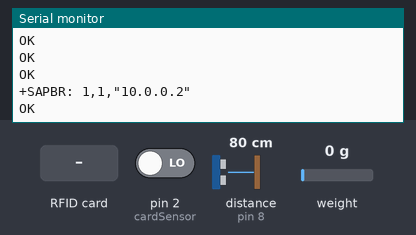
Bench run of a sketch on a simulated Arduino Uno, built with avr-gcc and run on an emulated ATmega328P. Shown: the last lines printed to the serial monitor. The test bench sets the inputs (shaded band); at power-on: pin 2 (cardSensor) LOW, distance to the obstacle (sensor on pin 8) 80 cm, weight on the scale 0 g. The echo pulse lasts 58.3 µs per cm; the modem accepts every AT command (registered, SIM ready, sends succeed) and sends nothing else.

Above: at 14.4 s.
14.5 s: pin 2 (cardSensor) driven HIGH
At 18.9 s:
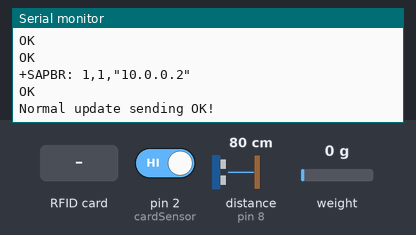
20.0 s: RFID card 5E 7A 19 C4 held to the reader
At 24.9 s:
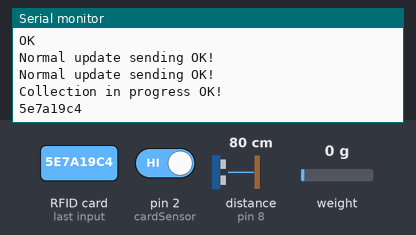

Measured:
- after the input at 14.5 s, the serial monitor: prints a new line after 4.0 s (image 1)
- after the input at 20.0 s, the serial monitor: prints a new line after 3.8 s (image 2)

The sketch:

SmartTrash.ino
```cpp
/*
  Smart Trash bin

*/


#include <SoftwareSerial.h>
SoftwareSerial gprsSerial(5, 6);

String idTrash = "e-0001";    // Set the smart bin ID
String idCollector;

#define cardSensor 2


/************************************* RFID SENSOR *************************************/

#include <SPI.h>
#include <MFRC522.h>

#define SS_PIN 10
#define RST_PIN 9

MFRC522 rfid(SS_PIN, RST_PIN); // Instance of the class

MFRC522::MIFARE_Key key;

// Init array that will store new NUID
String readCard[4];
bool sender=1;
bool cardDect;

/************************************* LEVEL SENSOR *************************************/

#define trigPin 7
#define echoPin 8

long duration; // variable for the duration of sound wave travel
int distance, level; // variable for the distance measurement

/************************************* WEIGHT SENSOR *************************************/

#include "HX711.h"

float calibration_factor= -93000.0; //This value is obtained using the SparkFun_HX711_Calibration sketch

#define LOADCELL_DOUT_PIN  4
#define LOADCELL_SCK_PIN  3

HX711 scale;

int weight;

void setup()
{
  gprsSerial.begin(9600);
  Serial.begin(9600);

  /************************************* GSM MODULE *************************************/

  Serial.println("Config SIM900...");
  delay(2000);
  Serial.println("Done!...");
  gprsSerial.flush();
  Serial.flush();

  // attach or detach from GPRS service
  gprsSerial.println("AT+CGATT?");
  delay(100);
  toSerial();

  // bearer settings
  gprsSerial.println("AT+SAPBR=3,1,\"CONTYPE\",\"GPRS\"");
  delay(2000);
  toSerial();

  // bearer settings
  gprsSerial.println("AT+SAPBR=3,1,\"APN\",\"airtelgprs.com\"");
  delay(2000);
  toSerial();
  delay(2000);

  // bearer settings
  gprsSerial.println("AT+SAPBR=1,1");
  delay(2000);
  toSerial();

  // bearer settings
  gprsSerial.println("AT+SAPBR=2,1");
  delay(2000);
  toSerial();

  /************************************* RFID SENSOR *************************************/

  SPI.begin(); // Init SPI bus
  rfid.PCD_Init(); // Init MFRC522

  for (byte i = 0; i < 6; i++) {
    key.keyByte[i] = 0xFF;
  }

  pinMode(cardSensor, INPUT);

  /************************************* LEVEL SENSOR *************************************/

  pinMode(trigPin, OUTPUT); // Sets the trigPin as an OUTPUT
  pinMode(echoPin, INPUT); // Sets the echoPin as an INPUT

  /************************************* WEIGHT SENSOR *************************************/

  scale.begin(LOADCELL_DOUT_PIN, LOADCELL_SCK_PIN);
  scale.set_scale(calibration_factor); //This value is obtained by using the SparkFun_HX711_Calibration sketch
  scale.tare(); //Assuming there is no weight on the scale at start up, reset the scale to 0

  /***************************************** BEGINING ***************************************/

}

void loop()
{
  // Reset the loop if no new card present on the sensor/reader. This saves the entire process when idle.

  cardDect=digitalRead(cardSensor);

  if ((cardDect==1) && (sender==0)) {
    communication(1);
    sender=1;
    Serial.println("Collection data sending OK!");
  }

  else if (cardDect==1 && (sender==1)) {
    weightSensor();
    levelSensor();
    communication(0);
//    Serial.print("Id Trash bin: ");
//    Serial.println(idTrash);
//    Serial.print("Level= ");
//    Serial.print(level);
//    Serial.println("%");
//    Serial.print("Weight= ");
//    Serial.print(weight);
//    Serial.println("kg");
    Serial.println("Normal update sending OK!");
  }

  getUid();
  communication(0);
  delay(5000);
}

/************************************* GSM MODULE *************************************/

void toSerial()
{
  while(gprsSerial.available()!=0)
  {
    Serial.write(gprsSerial.read());
  }
}

void communication(bool contr)  //controller 0 for monitoring 1 for collection
{
  // url construction

  //String site = "e-trash.jovalys.com"; //web address to where the trash bin sends the data

  //String controller;
  //if (!contr) controller = "newHistoric.php?idTrash=" + idTrash + "&level=" + String(level) + "&weight=" + String(weight);
  //else controller = "newScan.php?idWorker=" + idCollector + "&idTrash=" + idTrash;

  // initialize http service

//  gprsSerial.println("AT+HTTPINIT");
//  delay(2000);
//  toSerial();

  // set http param value

//  gprsSerial.println("AT+HTTPPARA=\"URL\",\"" + site + "/controllers/" + controller +"\"");
//  delay(5000);
//  toSerial();
//
  // set http action type 0 = GET, 1 = POST, 2 = HEAD

//  gprsSerial.println("AT+HTTPACTION=0");
//  delay(6000);
//  toSerial();

  // read server response

//  gprsSerial.println("AT+HTTPREAD");
//  delay(1000);
//  toSerial();
//  delay(2000);

//  gprsSerial.println("");
//  gprsSerial.println("AT+HTTPTERM");
//  toSerial();
//  delay(300);
//
//  gprsSerial.println("");
}

/************************************* LEVEL SENSOR *************************************/

void levelSensor()
{
  // Clears the trigPin condition

  digitalWrite(trigPin, LOW);
  delayMicroseconds(2);

  // Sets the trigPin HIGH (ACTIVE) for 10 microseconds

  digitalWrite(trigPin, HIGH);
  delayMicroseconds(10);
  digitalWrite(trigPin, LOW);

  // Reads the echoPin, returns the sound wave travel time in microseconds

  duration = pulseIn(echoPin, HIGH);

  // Calculating the distance

  distance = duration * 0.034/ 2;  // Speed of sound wave divided by 2 (go and back)
  level = 100-(distance*5.55);      // 5.56 is found by divising 100/18 in order to convert the level in %

}

/************************************* WEIGHT SENSOR *************************************/

void weightSensor() {
  weight = round(scale.get_units());
}

/************************************* RFID SENSOR *************************************/

void getUid()
{
  if ( ! rfid.PICC_IsNewCardPresent()) {
    //Serial.println("No Card detected!!");
    return;
  }

  // Verify if the NUID has been readed
  if ( ! rfid.PICC_ReadCardSerial())
    return;

  // Store NUID into nuidPICC array

  Serial.println("Collection in progress OK!");
  for (byte i = 0; i < 4; i++) {
    readCard[i] = String(rfid.uid.uidByte[i], HEX);
    }
  idCollector=(readCard[0]+readCard[1]+readCard[2]+readCard[3]);
  sender=0;
  Serial.println(idCollector);

  delay(2000);

}
```
